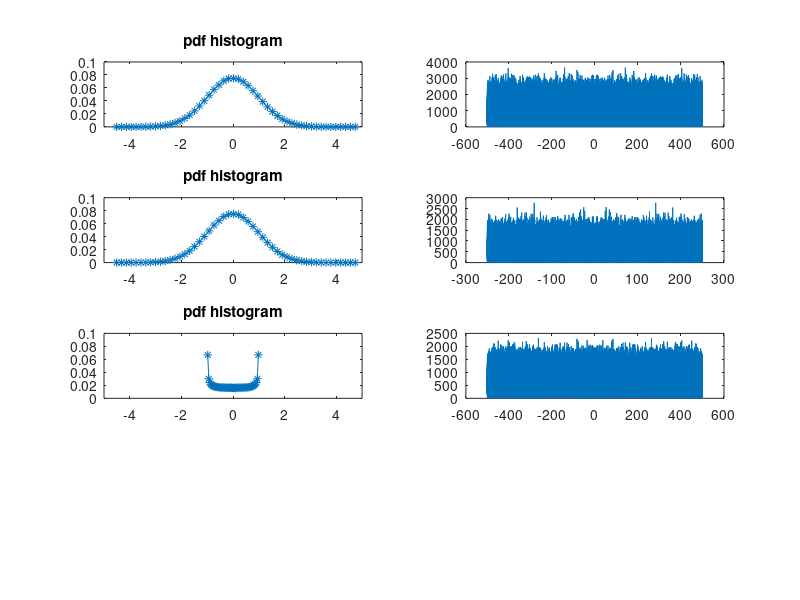

This chart was generated by the following MATLAB code:
clear all; 
figure(30);
ax=[-5 5 0 0.1];
N = 1000000;
s = randn(1,N); %white noise, gaussian distribution
%s = rand(1,N); %white noise, uniform distribution
s = s - mean(s);

h=0;
[h, xh] = hist(s,50);
h = h/sum(h);
subplot(4,2,1); plot(xh,h,'*-');
axis(ax);
title('pdf histogram');
fs = 1000;
f = fftshift(fft(s)); %we can apply the fft on outcomes
fprintf('Length of fft: %d\n', length(f));
df = fs/N;
figure(30); subplot(4,2,2); plot(-fs/2:df:fs/2-df, abs(f));

sb = 0;
sb = s(1:2:end);
Nb = length(sb);
h=0;
[h, xh] = hist(s,50);
h = h/sum(h);
subplot(4,2,3); plot(xh,h,'*-');
axis(ax);
title('pdf histogram');

fsb = fs / 2;
f = fftshift(fft(sb)); %we can apply the fft on outcomes
df = fsb/Nb;
figure(30); subplot(4,2,4); plot(-fsb/2:df:fsb/2-df, abs(f));
%the frecuency distribution is modified range is divided by 2
% the spatial distribution is unchanged

sc = 0;
sc = sin(s);
Ns = length(sc);
h=0;
[h, xh] = hist(sc,50);
h = h/sum(h);
subplot(4,2,5); plot(xh,h,'*-');
axis(ax);
title('pdf histogram');

fss = fs;
f = fftshift(fft(sc)); %we can apply the fft on outcomes
df = fss/Ns;
figure(30); subplot(4,2,6); plot(-fss/2:df:fss/2-df, abs(f));
%the frecuency distribution is modified range is divided by 2
% the spatial distribution is unchanged